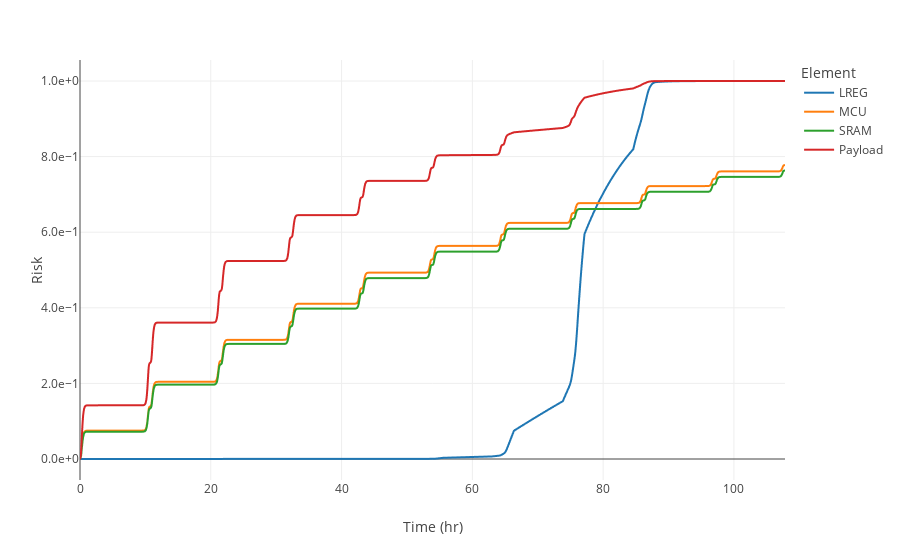
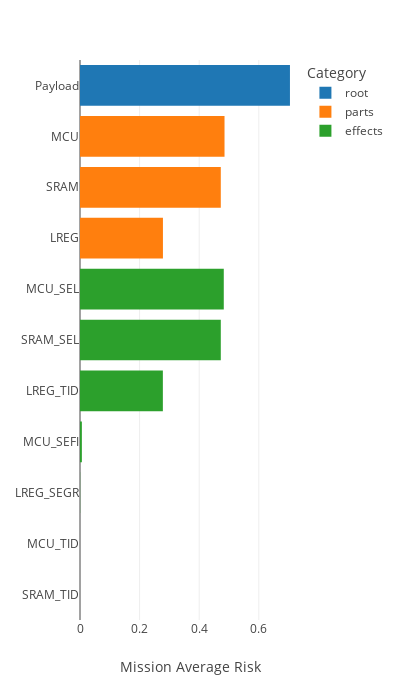

Notebook source saved alongside these figures, in order:
### Markdown cell above
## Time-dependent risk

### Code cell
### risk time-series
display(risk)
fig = px.line(risk[parts + [root]],labels={'value':'Risk','variable':'Element'})
fig.write_image(f'{project_dir}/figures/risk.png',scale=3)
fig.show()
### risk mean
mean = pd.DataFrame({
    'root':risk[[root]].mean(),
    'parts':risk[parts].mean(),
    'effects':risk[effects].mean(),
})
mean = mean.sort_values(by=['effects','parts','root'])
display(mean)
fig = px.bar(mean,orientation='h',labels={'value':'Mission Average Risk','variable':'Category','index':''})
fig.update_layout(height=700,width=400)
fig.write_image(f'{project_dir}/figures/risk_bars.png',scale=3)
fig.show()

### Figure 1 — Plotly figure (JSON) as saved in the notebook; plotly's stock layout.template omitted (floating-point values rounded to 4 significant figures; data arrays with more than 128 entries replaced by an {"elided": "..."} marker saying what was removed)
{"data": [{"hovertemplate": "Element=LREG<br>Time (hr)=%{x}<br>Risk=%{y}<extra></extra>", "legendgroup": "LREG", "line": {"color": "#1F77B4", "dash": "solid"}, "marker": {"symbol": "circle"}, "mode": "lines", "name": "LREG", "showlegend": true, "type": "scattergl", "x": {"elided": "3110 float values"}, "xaxis": "x", "y": {"elided": "3110 float values"}, "yaxis": "y"}, {"hovertemplate": "Element=MCU<br>Time (hr)=%{x}<br>Risk=%{y}<extra></extra>", "legendgroup": "MCU", "line": {"color": "#FF7F0E", "dash": "solid"}, "marker": {"symbol": "circle"}, "mode": "lines", "name": "MCU", "showlegend": true, "type": "scattergl", "x": {"elided": "3110 float values"}, "xaxis": "x", "y": {"elided": "3110 float values"}, "yaxis": "y"}, {"hovertemplate": "Element=SRAM<br>Time (hr)=%{x}<br>Risk=%{y}<extra></extra>", "legendgroup": "SRAM", "line": {"color": "#2CA02C", "dash": "solid"}, "marker": {"symbol": "circle"}, "mode": "lines", "name": "SRAM", "showlegend": true, "type": "scattergl", "x": {"elided": "3110 float values"}, "xaxis": "x", "y": {"elided": "3110 float values"}, "yaxis": "y"}, {"hovertemplate": "Element=Payload<br>Time (hr)=%{x}<br>Risk=%{y}<extra></extra>", "legendgroup": "Payload", "line": {"color": "#D62728", "dash": "solid"}, "marker": {"symbol": "circle"}, "mode": "lines", "name": "Payload", "showlegend": true, "type": "scattergl", "x": {"elided": "3110 float values"}, "xaxis": "x", "y": {"elided": "3110 float values"}, "yaxis": "y"}], "layout": {"legend": {"title": {"text": "Element"}, "tracegroupgap": 0}, "margin": {"t": 60}, "xaxis": {"anchor": "y", "domain": [0, 1], "title": {"text": "Time (hr)"}}, "yaxis": {"anchor": "x", "domain": [0, 1], "title": {"text": "Risk"}}}}

### Figure 2 — Plotly figure (JSON) as saved in the notebook; plotly's stock layout.template omitted (floating-point values rounded to 4 significant figures)
{"data": [{"alignmentgroup": "True", "hovertemplate": "Category=root<br>Mission Average Risk=%{x}<br>=%{y}<extra></extra>", "legendgroup": "root", "marker": {"color": "#1F77B4", "pattern": {"shape": ""}}, "name": "root", "offsetgroup": "root", "orientation": "h", "showlegend": true, "textposition": "auto", "type": "bar", "x": [null, null, null, null, null, null, null, null, null, null, 0.7045], "xaxis": "x", "y": ["SRAM_TID", "MCU_TID", "LREG_SEGR", "MCU_SEFI", "LREG_TID", "SRAM_SEL", "MCU_SEL", "LREG", "SRAM", "MCU", "Payload"], "yaxis": "y"}, {"alignmentgroup": "True", "hovertemplate": "Category=parts<br>Mission Average Risk=%{x}<br>=%{y}<extra></extra>", "legendgroup": "parts", "marker": {"color": "#FF7F0E", "pattern": {"shape": ""}}, "name": "parts", "offsetgroup": "parts", "orientation": "h", "showlegend": true, "textposition": "auto", "type": "bar", "x": [null, null, null, null, null, null, null, 0.2783, 0.4725, 0.4849, null], "xaxis": "x", "y": ["SRAM_TID", "MCU_TID", "LREG_SEGR", "MCU_SEFI", "LREG_TID", "SRAM_SEL", "MCU_SEL", "LREG", "SRAM", "MCU", "Payload"], "yaxis": "y"}, {"alignmentgroup": "True", "hovertemplate": "Category=effects<br>Mission Average Risk=%{x}<br>=%{y}<extra></extra>", "legendgroup": "effects", "marker": {"color": "#2CA02C", "pattern": {"shape": ""}}, "name": "effects", "offsetgroup": "effects", "orientation": "h", "showlegend": true, "textposition": "auto", "type": "bar", "x": [0, 3.745e-06, 0.0004785, 0.006278, 0.278, 0.4725, 0.4824, null, null, null, null], "xaxis": "x", "y": ["SRAM_TID", "MCU_TID", "LREG_SEGR", "MCU_SEFI", "LREG_TID", "SRAM_SEL", "MCU_SEL", "LREG", "SRAM", "MCU", "Payload"], "yaxis": "y"}], "layout": {"barmode": "relative", "height": 700, "legend": {"title": {"text": "Category"}, "tracegroupgap": 0}, "margin": {"t": 60}, "width": 400, "xaxis": {"anchor": "y", "domain": [0, 1], "title": {"text": "Mission Average Risk"}}, "yaxis": {"anchor": "x", "domain": [0, 1], "title": {"text": ""}}}}
